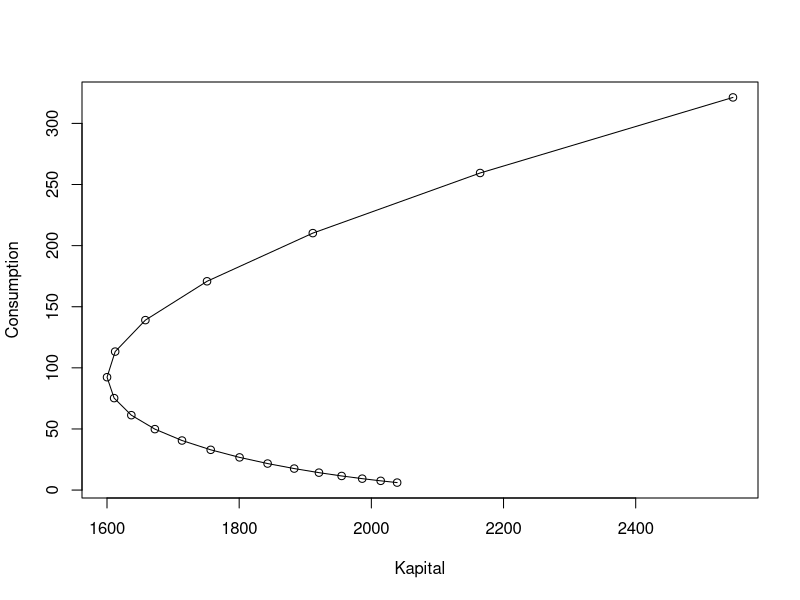

The R source for this figure:
## ---- chunk 1
knitr::opts_chunk$set(echo = TRUE)
## ---- chunk 2
main <- function(){
  set_init_state() -> init_state
  set_param(init_state) -> param
  calculate_con_kap(param, init_state) -> con_kap
  plot_phase_diagram(con_kap)
  frame_maker(init_state, param) -> frame
  return(list(con_kap, frame))
}
## ---- chunk 3
set_init_state <- function(){
  init_Yield <- rnorm(n=1, mean=420, sd=70)
  init_Consumption <- rnorm(n=1, mean=300, sd=50)
  init_Kapital <- rnorm(n=1, mean=3000, sd=500)
  init_wage <- rnorm(n=1, mean=300, sd=50)
  init_rental <- (init_Yield - init_wage) / init_Kapital
  init_Aggression <- 1
  
  init_state <- c(init_Yield, init_Consumption, init_Kapital, init_wage, init_rental, init_Aggression)
  return(init_state)
}

set_param <- function(init_state){
  alpha <- 1 - init_state[4] / init_state[1]
  beta <- 1 / (1 + init_state[5])
  delta <- 0.20
  Labor <- ((init_state[3] ^ -alpha) * init_state[1] / init_state[6]) ^ (1 / (1 - alpha))
  Time <- 20
  
  param <- c(alpha, beta, delta, Labor, Time)
  return(param)
}

## ---- chunk 4
calculate_con_kap <- function(param, init_state){
  Yield <- rep(0,param[5])
  Consumption <- rep(0, param[5])
  Kapital <- rep(0, param[5])
  wage <- rep(0, param[5])
  rental <- rep(0, param[5])
  Time <- 1:param[5]
  
  Yield[1] <- init_state[1]
  Consumption[1] <- init_state[2]
  Kapital[1] <- init_state[3]
  wage[1] <- init_state[4]
  rental[1] <- init_state[5]
  
  for (i in 2:param[5]) {
    Kapital[i] <- Yield[i-1] + (1 - param[3]) * Kapital[i-1] - Consumption[i-1]
    Yield[i] <- init_state[6] * Kapital[i] ^ param[1] * param[4] ^ (1 - param[1])
    wage[i] <- (1 - param[1]) * Yield[i]
    rental[i] <- param[1] * Yield[i] / Kapital[i]
    Consumption[i] <- Consumption[i-1] * param[2] *(rental[i] - param[3] + 1)
  }
  
  Y <- data.frame(Time, Yield, Consumption, Kapital, wage, rental)
  return(Y)
}

## ---- chunk 5
plot_phase_diagram <- function(con_kap){
  plot(Consumption ~ Kapital, data = con_kap, type = "o")
}
## ---- chunk 6
frame_maker <- function(init_state, param){
  name1 <- c("Yield", "Consumption", "Kapital", "wage", "rental", "Aggression")
  name2 <- c("alpha", "beta", "delta", "Labor", "Time")
  initial_state <- round(init_state, digits = 4)
  parameter <- round(param, digits = 4)
  X <- data.frame(name1,initial_state)
  Y <- data.frame(name2, parameter)
  return(list(X,Y))
}

main()
